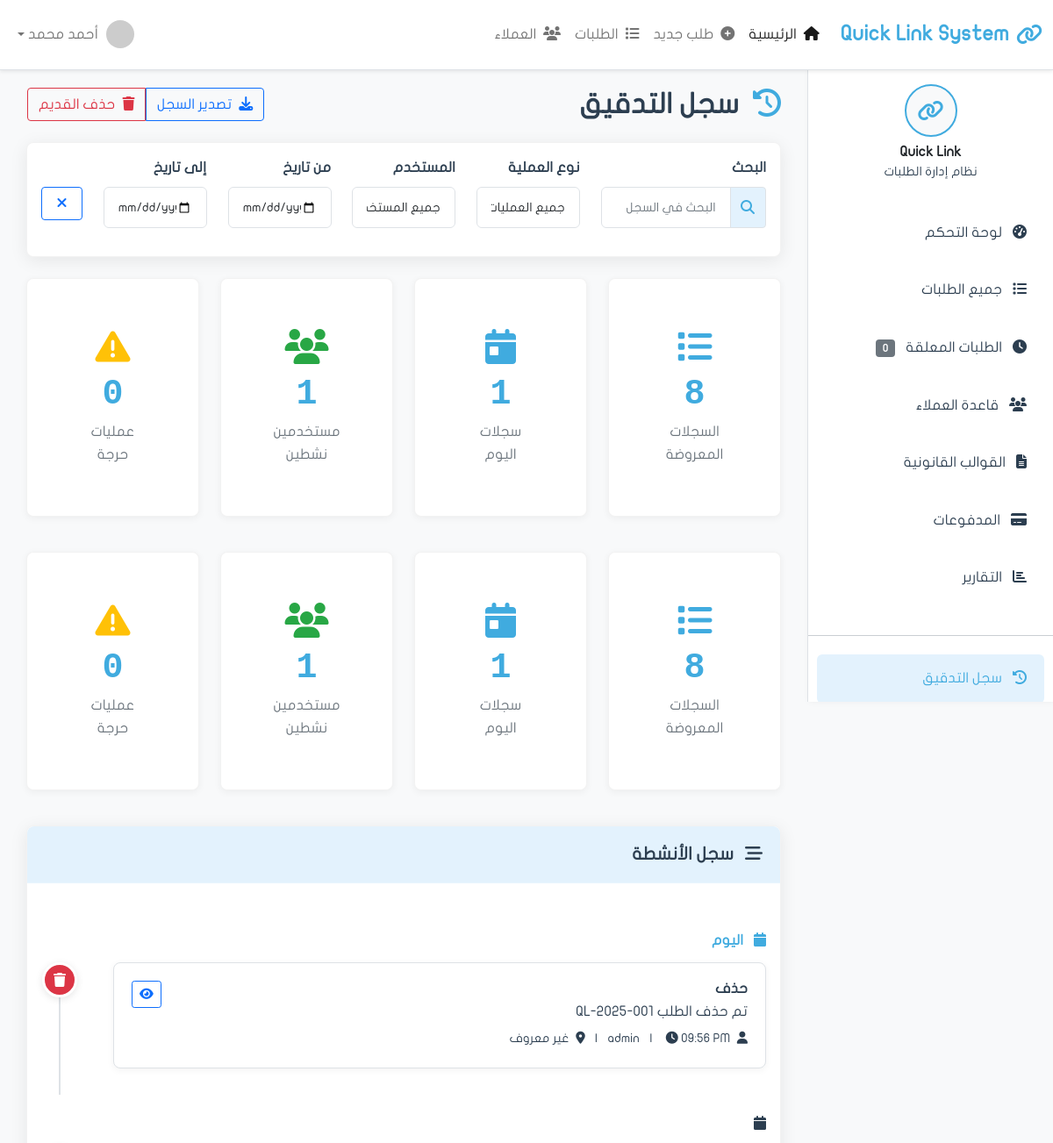
/audit/ (upper part), run on an earlier commit of the app's database.
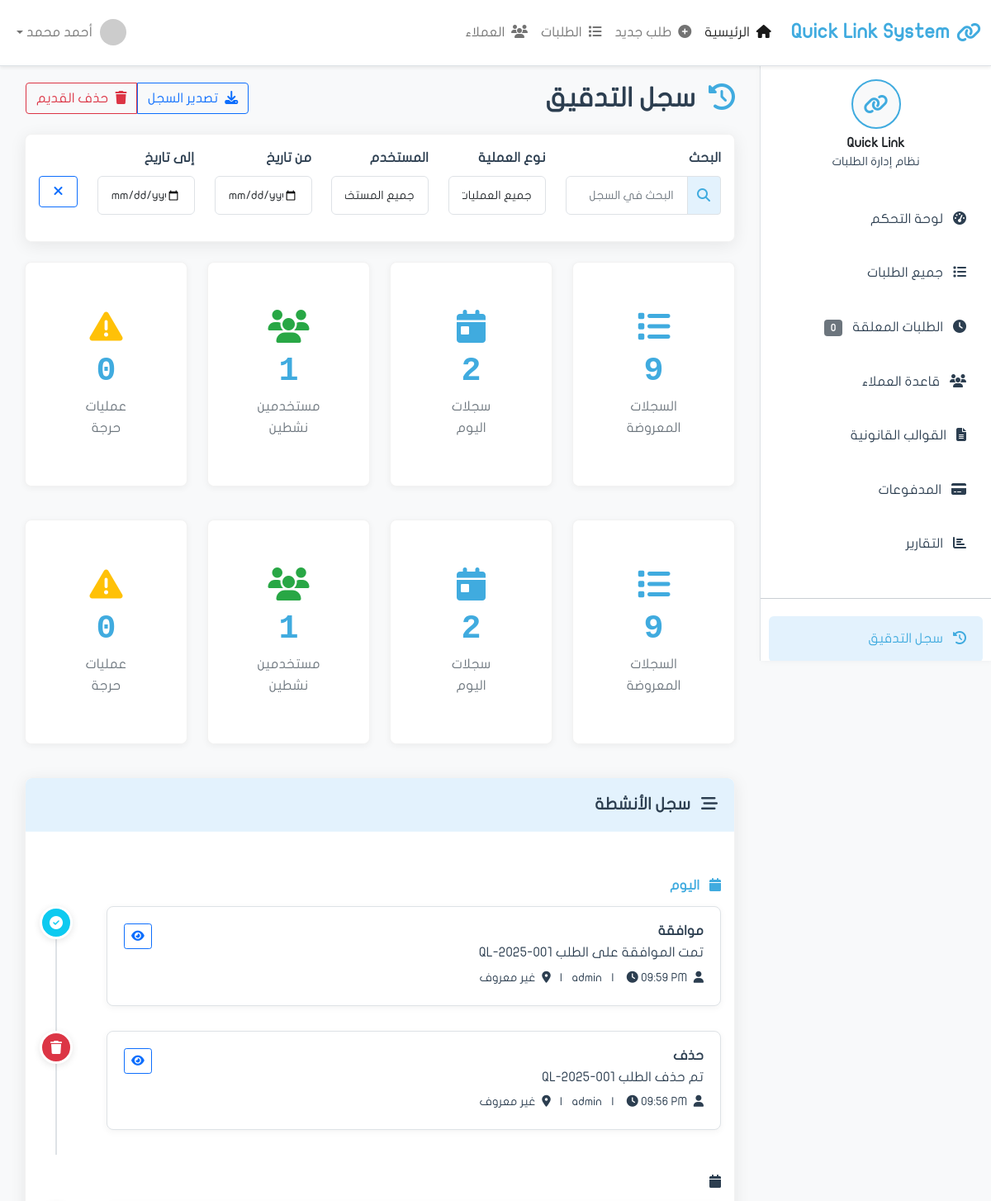
And on a later commit of the database.
### apps/audit/models.py (models this page shows, shortened)
class AuditLog(models.Model):
    action = models.CharField('العملية', max_length=50, choices=[
        ('create', 'إنشاء'),
        ('update', 'تعديل'),
        ('delete', 'حذف'),
        ('view', 'عرض'),
        ('approve', 'موافقة'),
        ('reject', 'رفض'),
        ('payment', 'دفع'),
        ('login', 'تسجيل دخول'),
        ('logout', 'تسجيل خروج'),
        ('export', 'تصدير'),
        ('print', 'طباعة'),
        ('restore', 'استعادة'),
    ])
    model_name = models.CharField('نوع الكيان', max_length=100)
    object_id = models.IntegerField('معرف الكيان', null=True, blank=True)
    object_repr = models.CharField('تمثيل الكيان', max_length=200)
    user = models.ForeignKey(
        'auth.User',
        on_delete=models.SET_NULL,
        null=True,
        verbose_name='المستخدم'
    )
    description = models.TextField('الوصف')
    old_values = models.JSONField('القيم القديمة', null=True, blank=True)
    new_values = models.JSONField('القيم الجديدة', null=True, blank=True)
    changes = models.JSONField('التغييرات', null=True, blank=True)
    ip_address = models.GenericIPAddressField('عنوان IP', null=True, blank=True)
    user_agent = models.TextField('User Agent', blank=True)
    session_key = models.CharField('Session Key', max_length=100, blank=True)
    severity = models.CharField('الأهمية', max_length=20, choices=[
        ('low', 'منخفضة'),
        ('medium', 'متوسطة'),
        ('high', 'عالية'),
        ('critical', 'حرجة'),
    ], default='medium')
    timestamp = models.DateTimeField('الوقت', auto_now_add=True)
    class Meta:
        verbose_name = 'سجل تدقيق'
        verbose_name_plural = 'سجلات التدقيق'
        ordering = ['-timestamp']
        indexes = [
            models.Index(fields=['model_name', 'object_id']),
            models.Index(fields=['user']),
            models.Index(fields=['timestamp']),
            models.Index(fields=['action']),
        ]

### apps/audit/views.py (the view)
# urls.py: path('', views.trail, name='trail'),
def trail(request):
    action_filter = request.GET.get('action')
    user_filter = request.GET.get('user')
    model_filter = request.GET.get('model')
    logs = AuditLog.objects.select_related('user')
    if action_filter:
        logs = logs.filter(action=action_filter)
    if user_filter:
        logs = logs.filter(user_id=user_filter)
    if model_filter:
        logs = logs.filter(model_name=model_filter)
    logs = logs.order_by('-timestamp')[:100]  # آخر 100 عملية
    today_logs_count = AuditLog.objects.filter(timestamp__date=date.today()).count()
    active_users_count = User.objects.filter(is_active=True).count()
    critical_logs_count = AuditLog.objects.filter(severity='critical').count()
    context = {
        'page_title': 'سجل التدقيق',
        'logs': logs,
        'today_logs_count': today_logs_count,
        'active_users_count': active_users_count,
        'critical_logs_count': critical_logs_count,
    }
    return render(request, 'audit/trail.html', context)

### apps/audit/templates/audit/trail.html (shortened to what the changed rows need)
{% extends 'base.html' %}
{% load static %}
{% block content %}
            <div class="d-flex justify-content-between align-items-center mb-4">
                <h2 class="mb-0">
                    <i class="fas fa-history me-2 text-info"></i>
                    سجل التدقيق
                </h2>
            </div>
            <div class="row mb-4">
                <div class="col-xl-3 col-md-6 mb-3">
                    <div class="card stats-card">
                        <div class="card-body text-center">
                            <i class="fas fa-list icon-large text-info"></i>
                            <div class="stats-number">{{ logs|length }}</div>
                            <div class="stats-label">السجلات المعروضة</div>
                        </div>
                    </div>
                </div>
                <div class="col-xl-3 col-md-6 mb-3">
                    <div class="card stats-card">
                        <div class="card-body text-center">
                            <i class="fas fa-calendar-day icon-large text-primary"></i>
                            <div class="stats-number">{{ today_logs_count|default:0 }}</div>
                            <div class="stats-label">سجلات اليوم</div>
                        </div>
                    </div>
                </div>
            </div>
            <div class="row mb-4">
                <div class="col-xl-3 col-md-6 mb-3">
                    <div class="card stats-card">
                        <div class="card-body text-center">
                            <i class="fas fa-list icon-large text-info"></i>
                            <div class="stats-number">{{ logs.count }}</div>
                            <div class="stats-label">السجلات المعروضة</div>
                        </div>
                    </div>
                </div>
                <div class="col-xl-3 col-md-6 mb-3">
                    <div class="card stats-card">
                        <div class="card-body text-center">
                            <i class="fas fa-calendar-day icon-large text-primary"></i>
                            <div class="stats-number">{{ today_logs_count|default:0 }}</div>
                            <div class="stats-label">سجلات اليوم</div>
                        </div>
                    </div>
                </div>
            </div>
            <div class="card shadow-custom">
                <div class="card-body">
                    <div class="audit-timeline">
                        {% if logs %}
                            {% regroup logs by timestamp|date:"Y-m-d" as logs_by_date %}
                            {% for date_group in logs_by_date %}
                                <div class="timeline-date {% if not forloop.first %}mt-4{% endif %}">
                                    <h6 class="{% if forloop.first %}text-primary{% else %}text-muted{% endif %}">
                                        <i class="fas fa-calendar me-2"></i>
                                        {% if forloop.first %}اليوم{% else %}{{ date_group.grouper|date:"d F Y" }}{% endif %}
                                    </h6>
                                </div>
                                {% for log in date_group.list %}
                                <div class="timeline-item">
                                    <div class="timeline-marker
                                        {% if log.action == 'create' %}bg-success
                                        {% elif log.action == 'update' %}bg-warning
                                        {% elif log.action == 'delete' %}bg-danger
                                        {% elif log.action == 'login' %}bg-primary
                                        {% elif log.action == 'approve' %}bg-info
                                        {% else %}bg-secondary{% endif %}">
                                        <i class="fas
                                            {% if log.action == 'create' %}fa-plus
                                            {% elif log.action == 'update' %}fa-edit
                                            {% elif log.action == 'delete' %}fa-trash
                                            {% elif log.action == 'login' %}fa-sign-in-alt
                                            {% elif log.action == 'logout' %}fa-sign-out-alt
                                            {% elif log.action == 'approve' %}fa-check-circle
                                            {% else %}fa-info{% endif %}"></i>
                                    </div>
                                    <div class="timeline-content">
                                        <div class="d-flex justify-content-between align-items-start">
                                            <div>
                                                <h6 class="mb-1 {% if log.severity == 'critical' %}text-danger{% endif %}">
                                                    {{ log.get_action_display }}
                                                </h6>
                                                <p class="text-muted mb-1">{{ log.description }}</p>
                                                <small class="text-muted">
                                                    <i class="fas fa-user me-1"></i>
                                                    {{ log.user.get_full_name|default:log.user.username|default:"نظام" }}
                                                    <span class="mx-2">|</span>
                                                    <i class="fas fa-clock me-1"></i>
                                                    <span class="mx-2">|</span>
                                                    <i class="fas fa-map-marker-alt me-1"></i>
                                                    {{ log.ip_address|default:"غير معروف" }}
                                                </small>
                                            </div>
                                            <button class="btn btn-sm btn-outline-primary" onclick="viewAuditDetails({{ log.id }})">
                                                <i class="fas fa-eye"></i>
                                            </button>
                                        </div>
                                    </div>
                                </div>
                                {% endfor %}
                            {% endfor %}
                        {% else %}
                            <div class="text-center text-muted py-5">
                                <i class="fas fa-inbox fa-3x mb-3"></i>
                                <p>لا يوجد سجلات حتى الآن</p>
                            </div>
                        {% endif %}
                    </div>
                </div>
            </div>
{% endblock content %}

What changed in the data, as far as the page shows it:
added AuditLog: action "موافقة", description "تمت الموافقة على الطلب QL-2025-001", user.get_full_name "admin", ip_address "غير معروف"
Also different on the page:
{{ logs|length }}: "8" → "9"
{{ today_logs_count|default:0 }}: "1" → "2"
{{ logs.count }}: "8" → "9"
